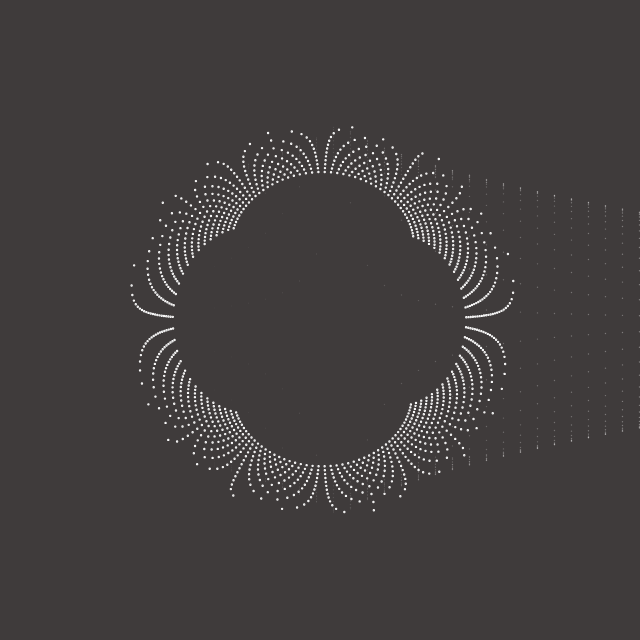
Frame 1 (no input)
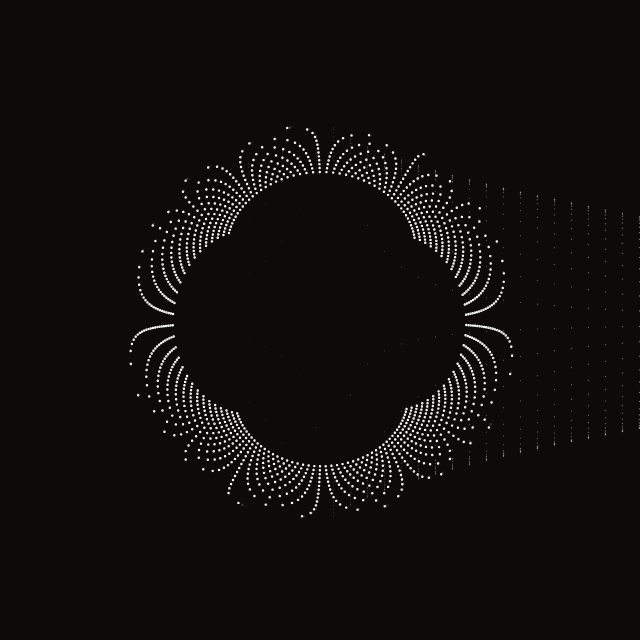
Frame 60 (no input)
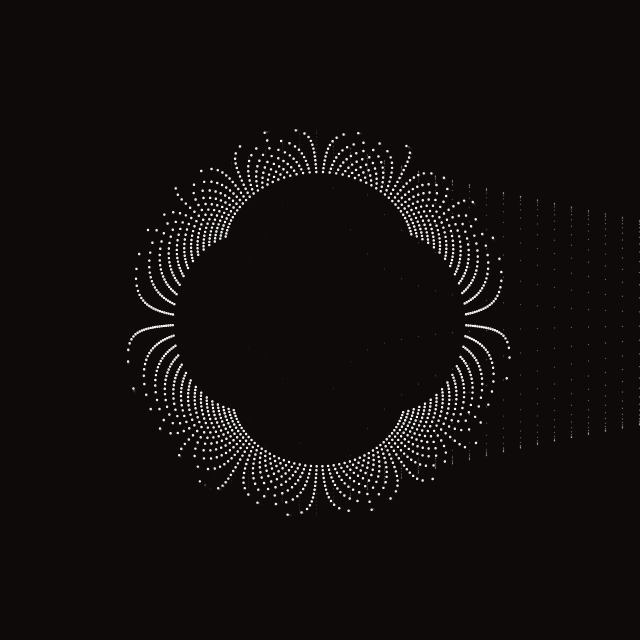
Frame 120 (the mouse pressed at the canvas centre since frame 60)

The p5.js sketch that drew these frames (run headless with seeded random() and noise() and a simulated clock; from frame 60 on, the mouse is pressed at the canvas centre):

// p5.js sketch
// ── sketch.js
//wip

let step = 17;
let margin = 100;

function setup() {
  createCanvas(640, 640);
  colorMode(HSL, 300, 100, 100, 1);
  strokeWeight(sqrt(2));
  stroke(255);
  noFill();
}

function draw() {
  background(0, 20, 5, 0.8);
  let mx = mouseX;
  let my = mouseY;
  let cx = cos(radians(frameCount)) * width / 33 + width / 2;
  let cy = sin(radians(frameCount)) * height / 33 + height / 2;

  for (let x = step / 2 - margin; x < width + margin; x += step) {
    beginShape();
    for (let y = step / 2 - margin; y < height + margin; y += 30) {
      let dism = dist(mx, my, x, y);
      let disc = dist(cx, cy, x, y);
      let x1 = x - ((x - cx) / disc + (x - width * 0.5) / 230) * 200;
      let y1 = y - ((y - cy) / disc + (y - height * 0.5) / 230) * 200;
      ellipse(x1, y1, 1);
    }
    endShape();
  }

  for (let x = step / 2 - margin; x < width + margin; x += step) {
    beginShape();
    for (let y = step / 2 - margin; y < height + margin; y += 30) {
      let dism = dist(mx, my, x, y);
      let disc = dist(cx, cy, x, y);
      let x1 = x - ((x - cx) / disc + (x - width * 0.5) / 230) / x;
      let y1 = y - ((y - cy) / disc + (y - height * 0.5) / 230) * 200;
      push();
      stroke(0, 100, 100, map(x1, width / 2 - 133, width / 2 + 133, 0, 0.2));
      noFill();
      point(x1, y1);
      pop();
    }
    endShape();
  }
}
